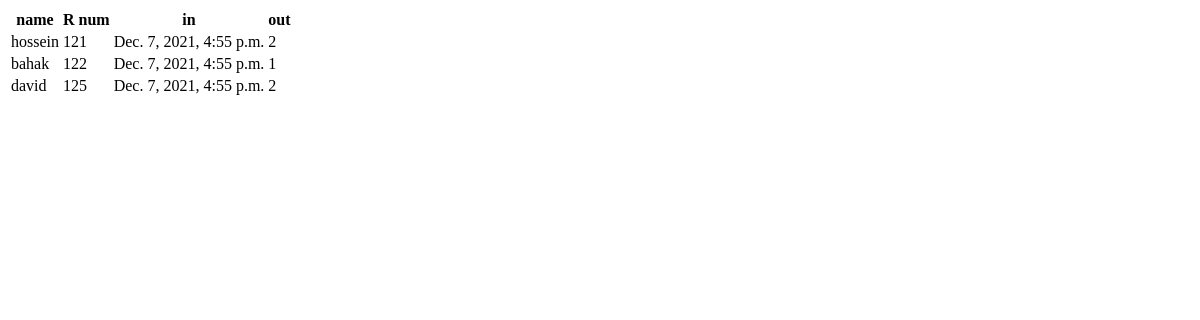
Before: / with the older database file.
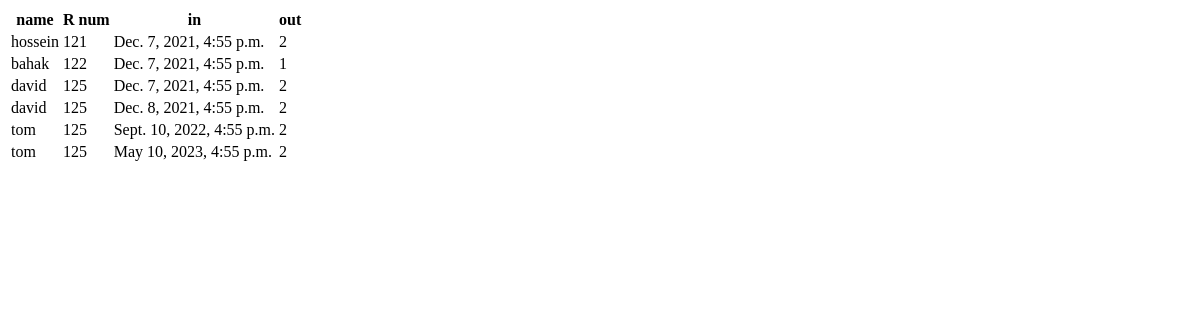
After: the same page with the newer database file.
### reservationApp/models.py (models this page shows, shortened)
class Reservation(models.Model):
    name = models.CharField(max_length=100)
    room_number = models.ForeignKey(Room, to_field='room_number', on_delete=models.CASCADE)
    reserve_check_in = models.DateTimeField()
    reserve_check_out = models.DateTimeField()
    guests_count = models.PositiveIntegerField(default=1)
    reserved = models.BooleanField(default=True)

class Room(models.Model):
    room_number = models.CharField(max_length=100, unique=True)
    bed_count = models.PositiveIntegerField(default=1)
    class Meta:
        unique_together = (("room_number"),)

### reservationApp/views.py (the view)
# urls.py: url(r'^$',reservationAppViews.HomePage, name="homepage"),
def HomePage(request):
    booked_rooms = Reservation.objects.filter(reserved=True).order_by('reserve_check_in')
    return render(request, 'homepage.html', {'listings':booked_rooms})

### reservationApp/templates/homepage.html (shortened to what this page needs)
<!DOCTYPE html>
<html lang="en" dir="ltr">
    <head>
    </head>
    <body>
        <table>
            <tr>
                <th>name</th>
                <th>R num</th>
                <th>in</th>
                <th>out</th>
            </tr>
            {%for listing in listings %}
            <tr>
                <td>{{listing.name}}</td>
                <td>{{listing.room_number.room_number}}</td>
                <td>{{listing.reserve_check_in}}</td>
                <td>{{listing.guests_count}}</td>
            </tr>
            {%endfor%}
        </table>
    </body>
</html>

Changed rows visible on the page:
added Reservation: name "david", room_number.room_number "125", reserve_check_in "Dec. 8, 2021, 4:55 p.m.", guests_count "2"
added Reservation: name "tom", room_number.room_number "125", reserve_check_in "Sept. 10, 2022, 4:55 p.m.", guests_count "2"
added Reservation: name "tom", room_number.room_number "125", reserve_check_in "May 10, 2023, 4:55 p.m.", guests_count "2"
